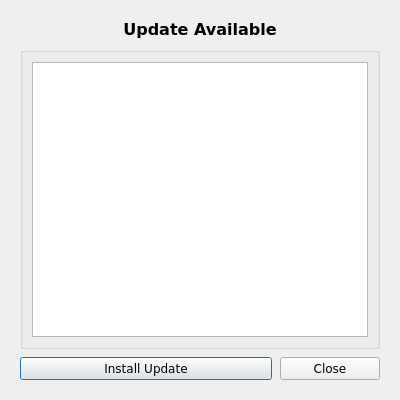
<?xml version="1.0" encoding="UTF-8"?>
<ui version="4.0">
 <class>Form</class>
 <widget class="QWidget" name="Form">
  <property name="geometry">
   <rect>
    <x>0</x>
    <y>0</y>
    <width>400</width>
    <height>400</height>
   </rect>
  </property>
  <property name="sizePolicy">
   <sizepolicy hsizetype="Minimum" vsizetype="Minimum">
    <horstretch>0</horstretch>
    <verstretch>0</verstretch>
   </sizepolicy>
  </property>
  <property name="minimumSize">
   <size>
    <width>400</width>
    <height>400</height>
   </size>
  </property>
  <property name="maximumSize">
   <size>
    <width>600</width>
    <height>600</height>
   </size>
  </property>
  <property name="font">
   <font>
    <family>Verdana</family>
   </font>
  </property>
  <property name="windowTitle">
   <string>Form</string>
  </property>
  <layout class="QVBoxLayout" name="verticalLayout">
   <item>
    <widget class="QStackedWidget" name="stackedWidget">
     <property name="sizePolicy">
      <sizepolicy hsizetype="Preferred" vsizetype="Minimum">
       <horstretch>0</horstretch>
       <verstretch>0</verstretch>
      </sizepolicy>
     </property>
     <property name="currentIndex">
      <number>0</number>
     </property>
     <widget class="QWidget" name="info">
      <layout class="QVBoxLayout" name="verticalLayout_3">
       <property name="spacing">
        <number>8</number>
       </property>
       <item>
        <widget class="QLabel" name="updateTitle">
         <property name="sizePolicy">
          <sizepolicy hsizetype="Preferred" vsizetype="Minimum">
           <horstretch>0</horstretch>
           <verstretch>0</verstretch>
          </sizepolicy>
         </property>
         <property name="font">
          <font>
           <family>Verdana</family>
           <pointsize>12</pointsize>
           <bold>true</bold>
          </font>
         </property>
         <property name="text">
          <string>Update Available</string>
         </property>
         <property name="alignment">
          <set>Qt::AlignCenter</set>
         </property>
        </widget>
       </item>
       <item>
        <widget class="QGroupBox" name="changelog">
         <property name="sizePolicy">
          <sizepolicy hsizetype="Preferred" vsizetype="Expanding">
           <horstretch>0</horstretch>
           <verstretch>0</verstretch>
          </sizepolicy>
         </property>
         <property name="font">
          <font>
           <family>Verdana</family>
           <bold>true</bold>
          </font>
         </property>
         <layout class="QVBoxLayout" name="verticalLayout_2">
          <item>
           <widget class="QTextBrowser" name="changelogText">
            <property name="openLinks">
             <bool>false</bool>
            </property>
           </widget>
          </item>
         </layout>
        </widget>
       </item>
       <item>
        <layout class="QHBoxLayout" name="horizontalLayout">
         <item>
          <widget class="QPushButton" name="updateButton">
           <property name="text">
            <string>Install Update</string>
           </property>
           <property name="default">
            <bool>true</bool>
           </property>
          </widget>
         </item>
         <item>
          <widget class="QPushButton" name="closeBeforeUpdate">
           <property name="sizePolicy">
            <sizepolicy hsizetype="Fixed" vsizetype="Fixed">
             <horstretch>0</horstretch>
             <verstretch>0</verstretch>
            </sizepolicy>
           </property>
           <property name="maximumSize">
            <size>
             <width>100</width>
             <height>16777215</height>
            </size>
           </property>
           <property name="text">
            <string>Close</string>
           </property>
          </widget>
         </item>
        </layout>
       </item>
      </layout>
     </widget>
     <widget class="QWidget" name="downloading">
      <layout class="QVBoxLayout" name="verticalLayout_4">
       <item>
        <widget class="QLabel" name="label">
         <property name="text">
          <string>Downloading...</string>
         </property>
         <property name="alignment">
          <set>Qt::AlignCenter</set>
         </property>
         <property name="wordWrap">
          <bool>true</bool>
         </property>
        </widget>
       </item>
      </layout>
     </widget>
     <widget class="QWidget" name="installing">
      <layout class="QVBoxLayout" name="verticalLayout_6">
       <item>
        <widget class="QLabel" name="label_3">
         <property name="text">
          <string>Installing...</string>
         </property>
         <property name="alignment">
          <set>Qt::AlignCenter</set>
         </property>
         <property name="wordWrap">
          <bool>true</bool>
         </property>
        </widget>
       </item>
      </layout>
     </widget>
     <widget class="QWidget" name="done">
      <layout class="QVBoxLayout" name="verticalLayout_5">
       <item>
        <widget class="QLabel" name="label_2">
         <property name="sizePolicy">
          <sizepolicy hsizetype="Preferred" vsizetype="MinimumExpanding">
           <horstretch>0</horstretch>
           <verstretch>0</verstretch>
          </sizepolicy>
         </property>
         <property name="text">
          <string>&lt;html&gt;&lt;head/&gt;&lt;body&gt;&lt;p&gt;&lt;span style=&quot; font-weight:700;&quot;&gt;Nicely updated&lt;/span&gt;&lt;/p&gt;&lt;p&gt;Please restart your Toonboom Harmony if this plugin is misbehaving&lt;/p&gt;&lt;/body&gt;&lt;/html&gt;</string>
         </property>
         <property name="alignment">
          <set>Qt::AlignCenter</set>
         </property>
         <property name="wordWrap">
          <bool>true</bool>
         </property>
        </widget>
       </item>
       <item>
        <layout class="QHBoxLayout" name="horizontalLayout_2">
         <item>
          <widget class="QPushButton" name="closeAfterUpdate">
           <property name="text">
            <string>Close</string>
           </property>
           <property name="default">
            <bool>true</bool>
           </property>
          </widget>
         </item>
        </layout>
       </item>
      </layout>
     </widget>
    </widget>
   </item>
  </layout>
 </widget>
 <resources/>
 <connections>
  <connection>
   <sender>closeBeforeUpdate</sender>
   <signal>clicked()</signal>
   <receiver>Form</receiver>
   <slot>close()</slot>
   <hints>
    <hint type="sourcelabel">
     <x>290</x>
     <y>383</y>
    </hint>
    <hint type="destinationlabel">
     <x>195</x>
     <y>205</y>
    </hint>
   </hints>
  </connection>
  <connection>
   <sender>closeAfterUpdate</sender>
   <signal>clicked()</signal>
   <receiver>Form</receiver>
   <slot>close()</slot>
   <hints>
    <hint type="sourcelabel">
     <x>198</x>
     <y>178</y>
    </hint>
    <hint type="destinationlabel">
     <x>198</x>
     <y>109</y>
    </hint>
   </hints>
  </connection>
 </connections>
</ui>
